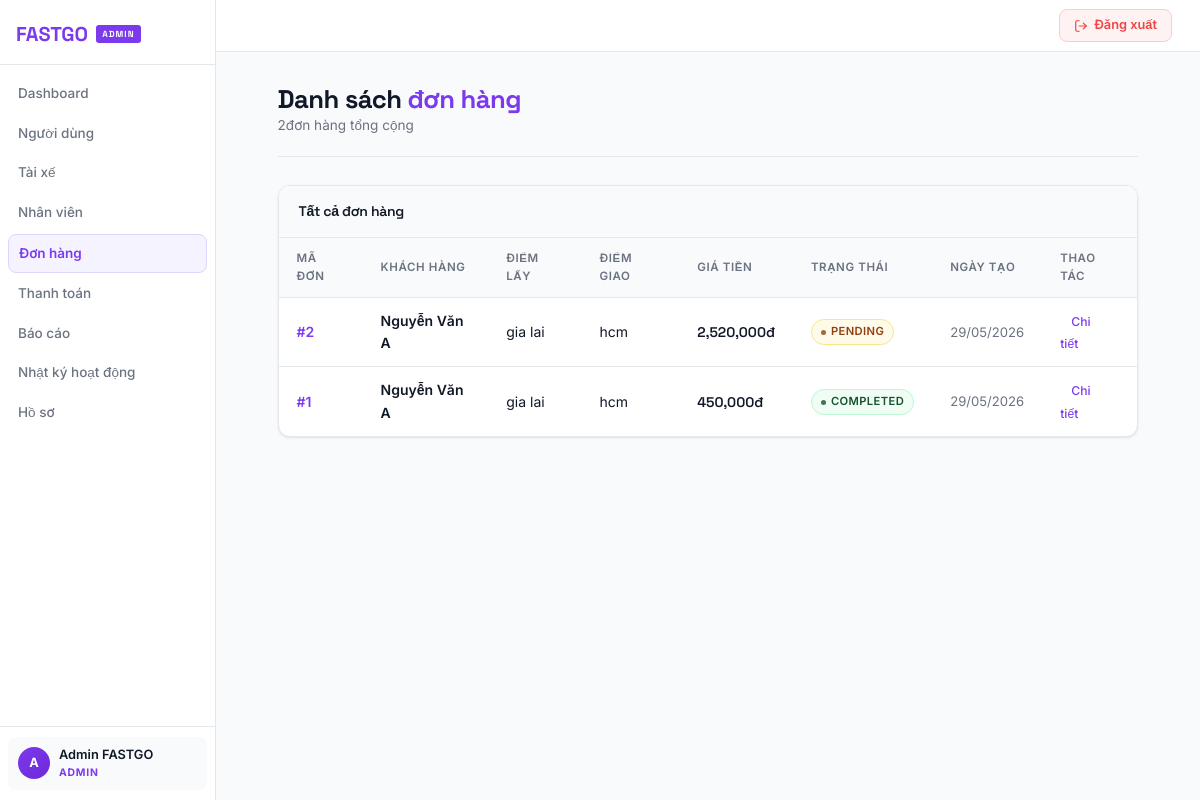
The app's page /admin/orders.php (signed in) with its own data.
### tables this page shows
CREATE TABLE `orders` (
  `id` int(11) NOT NULL,
  `customer_id` int(11) NOT NULL,
  `driver_id` int(11) DEFAULT NULL,
  `staff_id` int(11) DEFAULT NULL,
  `pickup_address` text NOT NULL,
  `delivery_address` text NOT NULL,
  `weight` decimal(10,2) DEFAULT NULL,
  `price` decimal(10,2) DEFAULT NULL,
  `status` enum('pending','assigned','picked_up','delivering','completed','cancelled') DEFAULT 'pending',
  `created_at` timestamp NOT NULL DEFAULT current_timestamp(),
  `distance_km` decimal(8,2) DEFAULT 0.00 COMMENT 'Khoảng cách km',
  `package_type` varchar(20) DEFAULT 'small' COMMENT 'Loại hàng: document/small/medium/large/fragile/food',
  `note` text DEFAULT NULL COMMENT 'Ghi chú của khách',
  `goods_value` decimal(12,2) DEFAULT 0.00 COMMENT 'Giá trị hàng hóa',
  `shipping_fee` decimal(12,2) DEFAULT 0.00 COMMENT 'Phí ship hệ thống tính',
  `fee_approved` tinyint(1) DEFAULT 0 COMMENT '1 = nhân viên đã duyệt phí'
);

CREATE TABLE `users` (
  `id` int(11) NOT NULL,
  `fullname` varchar(255) NOT NULL,
  `email` varchar(255) NOT NULL,
  `phone` varchar(20) DEFAULT NULL,
  `password` varchar(255) NOT NULL,
  `role` enum('admin','staff','driver','customer') DEFAULT 'customer',
  `status` enum('active','locked') NOT NULL DEFAULT 'active',
  `cccd` varchar(20) DEFAULT NULL,
  `birthdate` date DEFAULT NULL,
  `education` varchar(100) DEFAULT NULL,
  `vehicle_plate` varchar(20) DEFAULT NULL,
  `address` text DEFAULT NULL,
  `hometown` varchar(255) DEFAULT NULL,
  `ethnicity` varchar(100) DEFAULT NULL,
  `gender` varchar(20) DEFAULT NULL,
  `nationality` varchar(100) DEFAULT NULL,
  `religion` varchar(100) DEFAULT NULL,
  `license_type` varchar(20) DEFAULT NULL,
  `created_at` timestamp NOT NULL DEFAULT current_timestamp()
);

### admin/orders.php (the view, shortened to what this page needs)
<?php
require "../includes/db.php";
$stmt = $conn->query("
 SELECT orders.*, users.fullname
 FROM orders
 JOIN users ON orders.customer_id = users.id
 ORDER BY orders.id DESC
");
$orders = $stmt->fetchAll(PDO::FETCH_ASSOC);
include "../includes/header-admin.php";
?>
<div class="page-header">
 <div>
 <h2>Danh sách <span>đơn hàng</span></h2>
 <p style="color:var(--text-muted);font-size:.85rem;margin:0;"><?= count($orders) ?>đơn hàng tổng cộng</p>
 </div>
</div>
<div class="table-wrap">
<div class="table-header">
 <h3>Tất cả đơn hàng</h3>
</div>
<table>
<thead>
<tr>
 <th>Mã đơn</th>
 <th>Khách hàng</th>
 <th>Điểm lấy</th>
 <th>Điểm giao</th>
 <th>Giá tiền</th>
 <th>Trạng thái</th>
 <th>Ngày tạo</th>
  <th>Thao tác</th>
</tr>
</thead>
<tbody>
<?php if (empty($orders)): ?>
<tr><td colspan="8" class="empty-state"><div class="empty-icon"></div><p>Chưa có đơn hàng nào</p></td></tr>
<?php else: ?>
<?php foreach ($orders as $order): ?>
<tr>
 <td><strong>#<?= $order['id'] ?></strong></td>
 <td>
 <div style="font-weight:600;font-size:.875rem"><?= htmlspecialchars($order['fullname']) ?></div>
 </td>
 <td style="max-width:180px;overflow:hidden;text-overflow:ellipsis;white-space:nowrap;"><?= htmlspecialchars($order['pickup_address']) ?></td>
 <td style="max-width:180px;overflow:hidden;text-overflow:ellipsis;white-space:nowrap;"><?= htmlspecialchars($order['delivery_address']) ?></td>
 <td><strong style="color:var(--text);font-family:'Space Grotesk',sans-serif"><?= number_format($order['price']) ?>đ</strong></td>
 <td><span class="badge badge-<?= $order['status'] ?>"><?= $order['status'] ?></span></td>
 <td style="color:var(--text-muted);font-size:.82rem"><?= date('d/m/Y', strtotime($order['created_at'])) ?></td>
<td>
    <a href="order-detail.php?id=<?= $order['id'] ?>"
       class="btn-sm btn-view">
       Chi tiết
    </a>
</td>
</tr>
<?php endforeach; ?>
<?php endif; ?>
</tbody>
</table>
</div>
<?php include "../includes/footer.php"; ?>

### assets/css/style.css (style rules this page uses)
:root { --brand: #F97316; --brand-dark: #C2410C; --brand-mid: #EA580C; --brand-glow: rgba(249,115,22,.16); --brand-light: #FFF7ED; --brand-border: #FED7AA; --accent: #0EA5E9; --text: #111827; --text-muted: #6B7280; --text-light: #9CA3AF; --bg: #F9FAFB; --bg-alt: #F3F4F6; --surface: #FFFFFF; --surface-2: #F9FAFB; --border: #E5E7EB; --border-dark: #D1D5DB; --shadow-xs: 0 1px 2px rgba(0,0,0,.05); --shadow-sm: 0 1px 3px rgba(0,0,0,.08), 0 1px 2px rgba(0,0,0,.04); --shadow: 0 4px 6px rgba(0,0,0,.06), 0 2px 4px rgba(0,0,0,.04); --shadow-md: 0 10px 15px rgba(0,0,0,.06), 0 4px 6px rgba(0,0,0,.04); --shadow-lg: 0 20px 25px rgba(0,0,0,.07), 0 8px 10px rgba(0,0,0,.04); --shadow-brand: 0 4px 14px rgba(249,115,22,.3); --radius-xs: 4px; --radius-sm: 8px; --radius: 12px; --radius-lg: 16px; --radius-xl: 24px; --transition: .15s cubic-bezier(.4,0,.2,1); --transition-md: .25s cubic-bezier(.4,0,.2,1); --role-color: #F97316; --role-dark: #C2410C; --role-mid: #EA580C; --role-light: #FFF7ED; --role-border: #FED7AA; --role-glow: rgba(249,115,22,.14); }
*, *::before, *::after { box-sizing: border-box; margin: 0; padding: 0; }
html { scroll-behavior: smooth; }
body { font-family: 'Inter', sans-serif; background: var(--bg); color: var(--text); min-height: 100vh; line-height: 1.6; -webkit-font-smoothing: antialiased; -moz-osx-font-smoothing: grayscale; font-size: 15px; }
.page-header { padding: 32px 0 20px; margin-bottom: 28px; display: flex; align-items: flex-end; justify-content: space-between; border-bottom: 1px solid var(--border); gap: 16px; }
.page-header h1, .page-header h2 { font-family: 'Space Grotesk', sans-serif; font-size: 1.6rem; font-weight: 700; color: var(--text); letter-spacing: -0.5px; margin: 0; line-height: 1.2; }
.page-header h1 span, .page-header h2 span { color: var(--role-color); }
.table-wrap { background: var(--surface); border-radius: var(--radius); box-shadow: var(--shadow-sm); border: 1px solid var(--border); overflow: hidden; margin-bottom: 24px; }
.table-header { padding: 14px 20px; border-bottom: 1px solid var(--border); display: flex; align-items: center; justify-content: space-between; background: var(--surface-2); }
.table-header h3 { font-size: 0.875rem; font-weight: 600; color: var(--text); margin: 0; }
table { width: 100%; border-collapse: collapse; }
table th { background: var(--surface-2); color: var(--text-muted); font-weight: 600; font-size: 0.72rem; text-transform: uppercase; letter-spacing: 0.6px; padding: 11px 18px; text-align: left; border-bottom: 1px solid var(--border); }
table td { padding: 12px 18px; border-bottom: 1px solid var(--border); font-size: 0.875rem; color: var(--text); vertical-align: middle; }
table tr:last-child td { border-bottom: none; }
table tbody tr { transition: background var(--transition); }
table td strong { font-weight: 600; color: var(--role-color); }
.badge { display: inline-flex; align-items: center; gap: 5px; padding: 3px 9px; border-radius: 20px; font-size: 0.7rem; font-weight: 600; text-transform: uppercase; letter-spacing: 0.4px; border: 1px solid transparent; }
.badge::before { content: ''; width: 5px; height: 5px; border-radius: 50%; background: currentColor; opacity: .8; flex-shrink: 0; }
.badge-pending { background: #FFFBEB; color: #92400E; border-color: #FDE68A; }
.badge-completed { background: #F0FDF4; color: #14532D; border-color: #BBF7D0; }
.btn-sm { padding: 5px 11px; font-size: 0.76rem; }
a { color: var(--role-color); text-decoration: none; font-weight: 500; transition: opacity var(--transition); }
p { margin-bottom: 12px; }
h1, h2, h3 { font-family: 'Space Grotesk', sans-serif; font-weight: 700; margin-bottom: 14px; letter-spacing: -0.3px; }
h2 { font-size: 1.35rem; }
h3 { font-size: 1.05rem; }
body.has-sidebar { display: flex; min-height: 100vh; }
.stat-card, .nav-card, .form-card, .table-wrap, .section-card { animation: fadeInUp .3s ease both; }

### includes/header-admin.php (style rules this page uses)
:root { --role-color:#7C3AED;--role-dark:#5B21B6;--role-mid:#6D28D9;--role-light:#F5F3FF;--role-border:#DDD6FE;--role-glow:rgba(124,58,237,.14);--shadow-brand:0 4px 14px rgba(124,58,237,.25); }

### records on screen
orders: id "2", customer.fullname "Nguyễn Văn A", pickup_address "gia lai", delivery_address "hcm", price "2,520,000", status "PENDING", created_at "29/05/2026"
orders: id "1", customer.fullname "Nguyễn Văn A", pickup_address "gia lai", delivery_address "hcm", price "450,000", status "COMPLETED", created_at "29/05/2026"

### other values on screen
$item['label'] "Dashboard"
$item['label'] "Người dùng"
$item['label'] "Tài xế"
$item['label'] "Nhân viên"
$item['label'] "Đơn hàng"
$item['label'] "Thanh toán"
$item['label'] "Báo cáo"
$item['label'] "Nhật ký hoạt động"
$item['label'] "Hồ sơ"
$initials "A"
$fullname "Admin FASTGO"
count($orders) "2"
